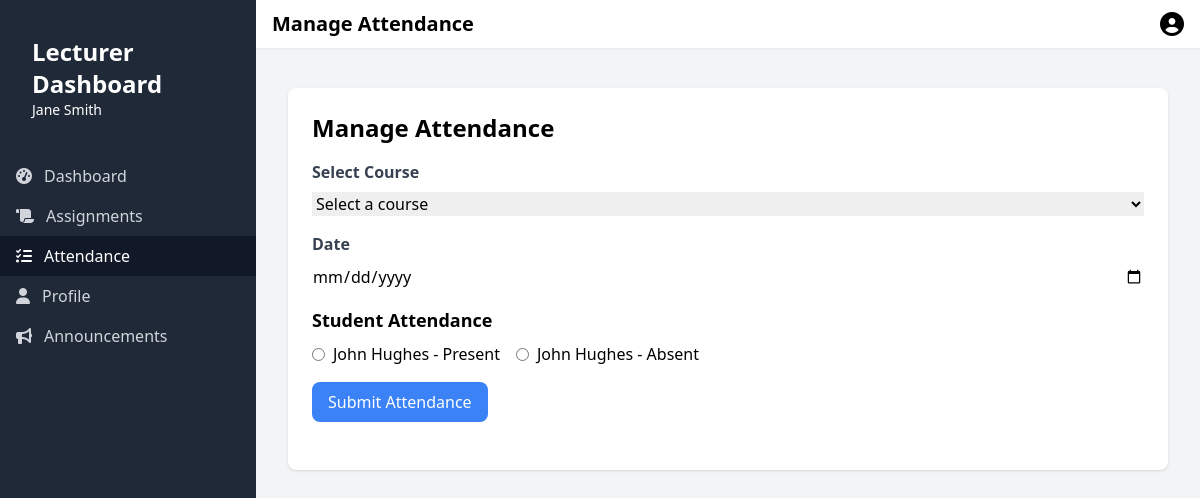
The page /attendance.php?course_offering_id=1 (signed in) on the database its author committed.
### tables this page shows
CREATE TABLE `users` (
  `id` int(11) NOT NULL,
  `first_name` varchar(50) NOT NULL,
  `last_name` varchar(50) NOT NULL,
  `email` varchar(100) NOT NULL,
  `password` varchar(255) NOT NULL,
  `role` enum('student','lecturer','admin','worker') NOT NULL,
  `status` enum('active','inactive','suspended') DEFAULT 'active',
  `date_of_birth` date DEFAULT NULL,
  `address` text DEFAULT NULL,
  `phone` varchar(20) DEFAULT NULL,
  `major_id` int(11) DEFAULT NULL,
  `created_at` timestamp NOT NULL DEFAULT current_timestamp(),
  `updated_at` timestamp NOT NULL DEFAULT current_timestamp() ON UPDATE current_timestamp(),
  `profile_image` varchar(255) DEFAULT NULL
);

### attendance.php (the view, shortened to what this page needs)
<?php
include 'connect.php';
$students = [];
if (isset($_GET['course_offering_id'])) {
    $courseOfferingId = $_GET['course_offering_id'];
    $sqlStudents = "SELECT users.id, CONCAT(users.first_name, ' ', users.last_name) AS full_name
                    FROM enrollments
                    JOIN users ON enrollments.student_id = users.id
                    WHERE enrollments.course_offering_id=?";
    $stmtStudents = $conn->prepare($sqlStudents);
    $stmtStudents->bind_param("i", $courseOfferingId);
    $stmtStudents->execute();
    $studentsResult = $stmtStudents->get_result();
    $students = $studentsResult->fetch_all(MYSQLI_ASSOC);
}
$pageTitle = "Manage Attendance";
?>
<div class="bg-white shadow rounded-lg p-6">
    <h2 class="text-2xl font-bold mb-4">Manage Attendance</h2>
    <form action="attendance.php" method="POST" class="mb-6">
        <div class="mb-4">
            <label for="course_offering_id" class="block text-gray-700 font-bold mb-2">Select Course</label>
            <select name="course_offering_id" id="course_offering_id" class="form-select mt-1 block w-full" required>
                <option value="" disabled selected>Select a course</option>
            </select>
        </div>
        <div class="mb-4">
            <label for="date" class="block text-gray-700 font-bold mb-2">Date</label>
            <input type="date" name="date" id="date" class="form-input mt-1 block w-full" required>
        </div>
        <?php if ($students): ?>
            <div class="mb-4">
                <h3 class="text-lg font-bold mb-2">Student Attendance</h3>
                <?php foreach ($students as $student): ?>
                    <div class="flex items-center mb-2">
                        <label class="inline-flex items-center mr-4">
                            <input type="radio" name="students[<?php echo htmlspecialchars($student['id']); ?>]" value="present" class="form-radio">
                            <span class="ml-2"><?php echo htmlspecialchars($student['full_name']); ?> - Present</span>
                        </label>
                        <label class="inline-flex items-center">
                            <input type="radio" name="students[<?php echo htmlspecialchars($student['id']); ?>]" value="absent" class="form-radio">
                            <span class="ml-2"><?php echo htmlspecialchars($student['full_name']); ?> - Absent</span>
                        </label>
                    </div>
                <?php endforeach; ?>
            </div>
            <button type="submit" class="bg-blue-500 text-white py-2 px-4 rounded-lg hover:bg-blue-600">Submit Attendance</button>
        <?php else: ?>
            <p>No students found for the selected course.</p>
        <?php endif; ?>
    </form>
</div>
<?php
$content = ob_get_clean();
include 'template.php';
?>

### template.php (shortened to what this page needs)
<?php
include 'connect.php';
$email = $_SESSION['email'];
$sql = "SELECT * FROM users WHERE email=?";
$stmt = $conn->prepare($sql);
$stmt->bind_param("s", $email);
$stmt->execute();
$result = $stmt->get_result();
if ($result->num_rows > 0) {
    $user = $result->fetch_assoc();
    $firstName = htmlspecialchars($user['first_name']);
    $lastName = htmlspecialchars($user['last_name']);
    $role = htmlspecialchars($user['role']);
    $profileImage = htmlspecialchars($user['profile_image']);
} else {
    echo "User not found.";
    exit();
}
function isActivePage($pageName)
{
    return basename($_SERVER['PHP_SELF']) === $pageName ? 'bg-gray-900 text-white' : 'text-gray-300 hover:bg-gray-700 hover:text-white';
}
?>
<!DOCTYPE html>
<html lang="en">
<head>
    <script src="https://cdn.tailwindcss.com"></script>
    <link rel="stylesheet" href="https://cdnjs.cloudflare.com/ajax/libs/font-awesome/6.5.1/css/all.min.css">
</head>
<body class="bg-gray-100 h-screen flex flex-col">
    <div class="flex-1 flex overflow-hidden">
        <div id="sidebar" class="sidebar sidebar-hidden bg-gray-800 text-white w-64 py-6 flex flex-col fixed inset-0 md:relative md:translate-x-0 md:transition-transform md:flex md:flex-col md:w-64 md:py-6 z-20">
            <div class="px-4 py-3 mb-6 flex items-center justify-between md:justify-start">
                <div class="ml-4">
                    <h2 class="text-2xl font-semibold"><?php echo ucfirst($role); ?> Dashboard</h2>
                    <p class="text-sm"><?php echo htmlspecialchars($firstName . ' ' . $lastName); ?></p>
                </div>
            </div>
            <nav class="flex-1">
                <?php if ($role === 'lecturer'): ?>
                    <a href="lecturer.php" class="flex items-center px-4 py-2 <?php echo isActivePage('lecturer.php'); ?>">
                    <i class="fas fa-tachometer-alt mr-3"></i>
                    Dashboard
                    </a>
                    <a href="assignments.php" class="flex items-center px-4 py-2 <?php echo isActivePage('assignments.php'); ?>">
                        <i class="fas fa-scroll mr-3"></i>
                        Assignments
                    </a>
                    <a href="attendance.php" class="flex items-center px-4 py-2 <?php echo isActivePage('attendance.php'); ?>">
                        <i class="fas fa-tasks mr-3"></i>
                        Attendance
                    </a>
                <?php endif; ?>
                <a href="profile.php" class="flex items-center px-4 py-2 <?php echo isActivePage('profile.php'); ?>">
                    <i class="fas fa-user mr-3"></i>
                    Profile
                </a>
                <a href="announcements.php" class="flex items-center px-4 py-2 <?php echo isActivePage('announcements.php'); ?>">
                    <i class="fas fa-bullhorn mr-3"></i>
                    Announcements
                </a>
            </nav>
        </div>
        <div class="flex-1 flex flex-col overflow-hidden">
            <nav class="bg-white shadow-sm flex items-center justify-between px-4 py-2">
                <div class="flex items-center">
                    <h1 class="text-xl font-bold ml-4 md:ml-0"><?php echo $pageTitle; ?></h1>
                </div>
                <div class="flex items-center">
                    <div class="ml-3 relative">
                        <button type="button" class="flex text-sm rounded-full focus:outline-none" id="user-menu-button" aria-expanded="false" aria-haspopup="true">
                            <?php if ($profileImage): ?>
                                <img src="<?php echo $profileImage; ?>" alt="Profile Image" class="w-full h-full object-cover">
                            <?php else: ?>
                                    <i class="fas fa-user-circle text-2xl"></i>
                            <?php endif; ?>
                        </button>
                    </div>
                </div>
            </nav>
            <main class="flex-1 overflow-y-auto py-10 px-4 sm:px-6 lg:px-8">
                <div class="max-w-7xl mx-auto">
                    <?php echo $content; ?>
                </div>
            </main>
        </div>
    </div>
</body>
</html>

### template.php (style rules this page uses)
.sidebar { transition: transform 0.3s ease-in-out; }
.sidebar-hidden { transform: translateX(-100%); }

### rows shown on the page
users: role "Lecturer", first_name+last_name "Jane Smith"
users: full_name "John Hughes"

### other values the page prints
$pageTitle "Manage Attendance"
